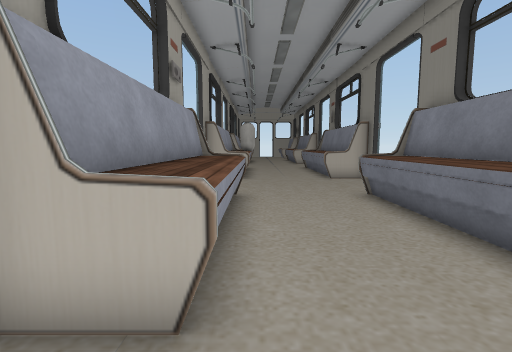
view 1 (above)

12 first-person views from a walk through a scene from a Unity 3-D project. The camera is 1.5 m above the floor, tilts 6° down and sees 85° across. Doors are open. The floor is counted in squares, 1 m on a side. Each view is taken from the middle of a square. On the plan, view 1 faces up. The plan holds only what a view shows up to about 14 squares ahead; the rest is blank. The place goes on beyond the plan. Some surface patterns are stand-ins.

view 2
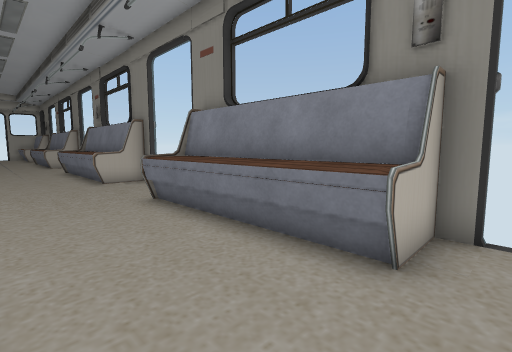

view 3
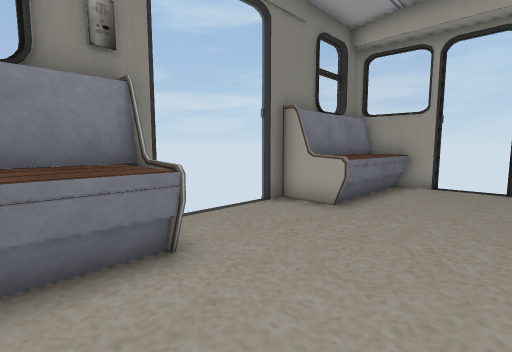

view 4
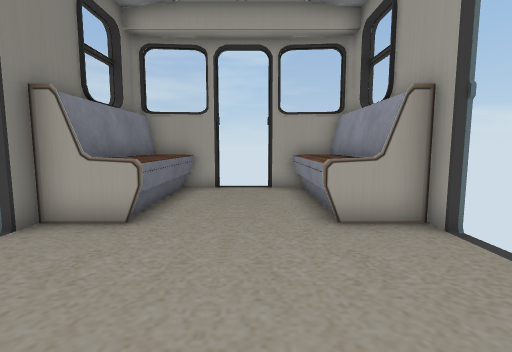

view 5
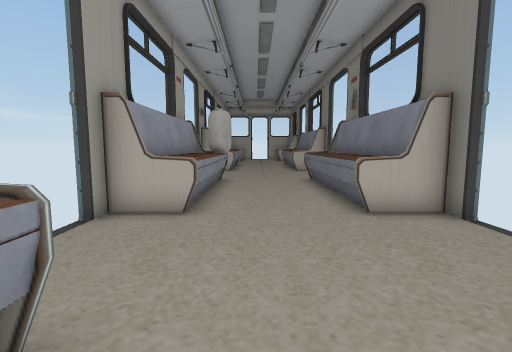

view 6
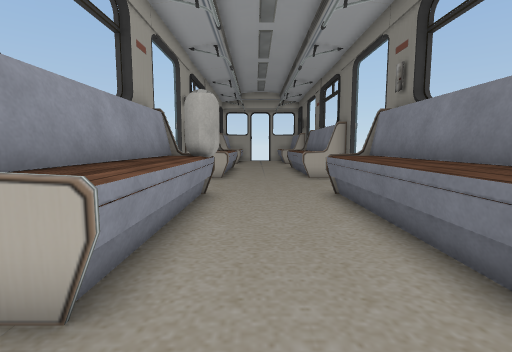

view 7
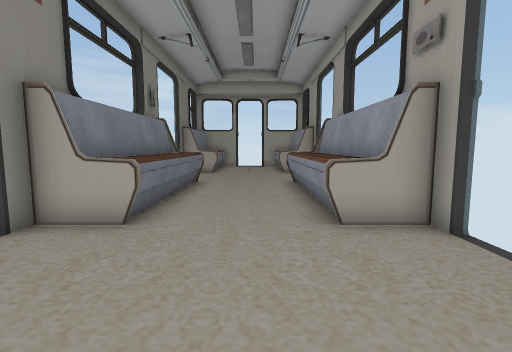

view 8
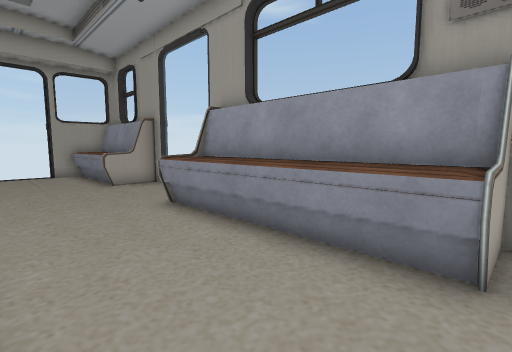

view 9
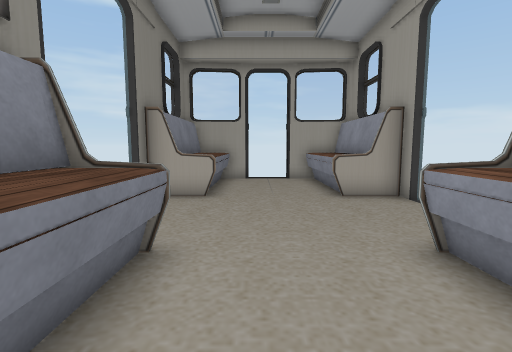

view 10
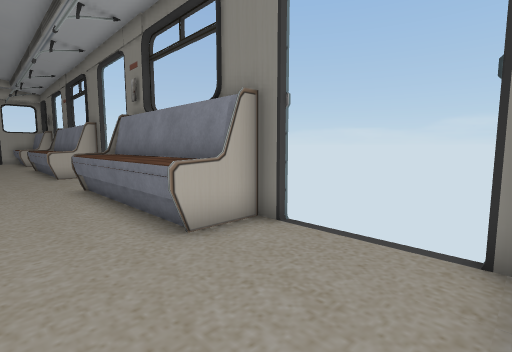

view 11
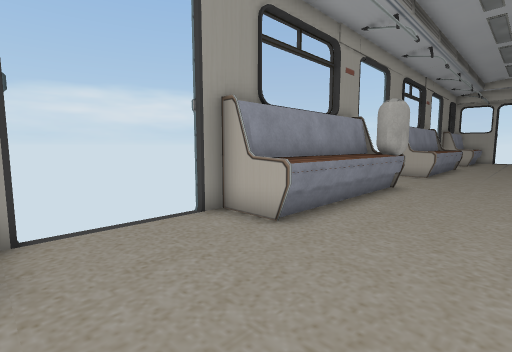

view 12
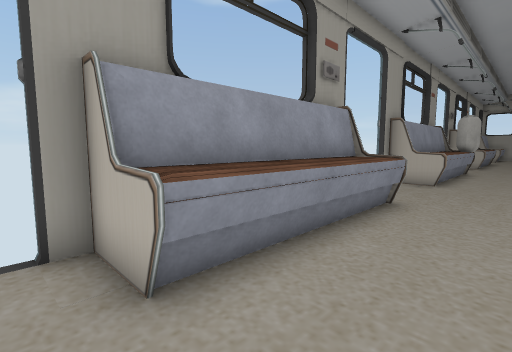

### Floor plan
Key: @ floor where view 1 was taken; # wall or solid block; x gap in a wall; . floor; D open door; ^ raised ledge; C capsule.
Columns run from 3 left of view 1 to 6 right of it. Each row starts with its distance up from view 1.
 19  #CC..^^#
 18  #^...^^#
 17  #^...^^#
 16  #^...^^#
 15  #^...^^#
 14  #^...^^#
 13 ##^...#^##
 12  ........
 11  ........
 10  ........
  9 #........#
  8 ##^...^^##
  7  #^...^^#
  6  #^...^^#
  5  #^...^^#
  4  #^...^^#
  3  #^...^^#
  2 ##^....^##
  1  ........
  0  ..@.....
 -1  ........
 -2 x........
 -3  #^...^^#
 -4  #^...^^#
 -5  #^...^^#
 -6  #^...^^#
 -7  ###DD###
 -8       #

Positions as (right, up) in squares from view 1, and headings:
1: (0, 0), facing up
2: (0, 1), facing up-right
3: (0, 4), facing down-right
4: (1, 3), facing down
5: (1, 7), facing up
6: (1, 11), facing up
7: (1, 14), facing down
8: (3, 9), facing down-left
9: (2, 6), facing down
10: (1, 9), facing up-right
11: (3, 9), facing up-left
12: (2, 1), facing up-left
